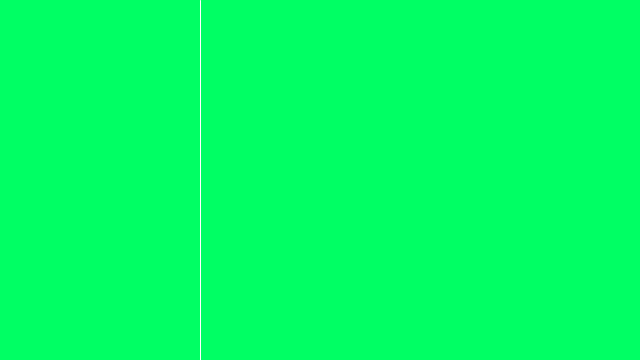
Frame 1 (no input)
Frame 60 (the mouse pressed at the canvas centre just before this capture): identical to frame 1, image omitted
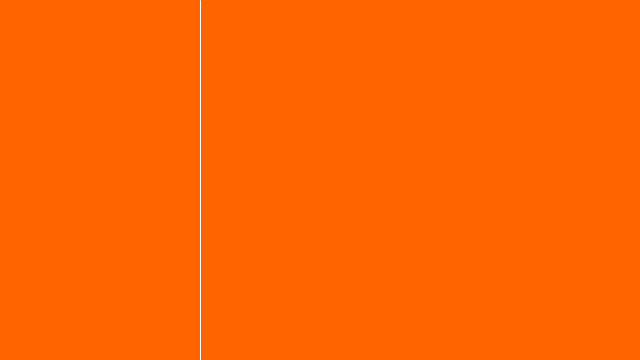
Frame 120 (the mouse held since frame 60 and released just before this capture)

The Processing sketch that drew these frames (run headless with seeded random() and noise(); from frame 60 on, the mouse is pressed at the canvas centre):

// Processing sketch: sketch_conditionals
// ── sketch_conditionals.pde
float circleX = 0;

void setup() {
  size(640, 360);
}

void draw() {
  background(50);
  
  if (mouseX > 200) {
    background(255, 100, 0);
  } else {
    background(0, 255, 100);
  }
  
  stroke(255);
  line(200, 0, 200, height);
}
